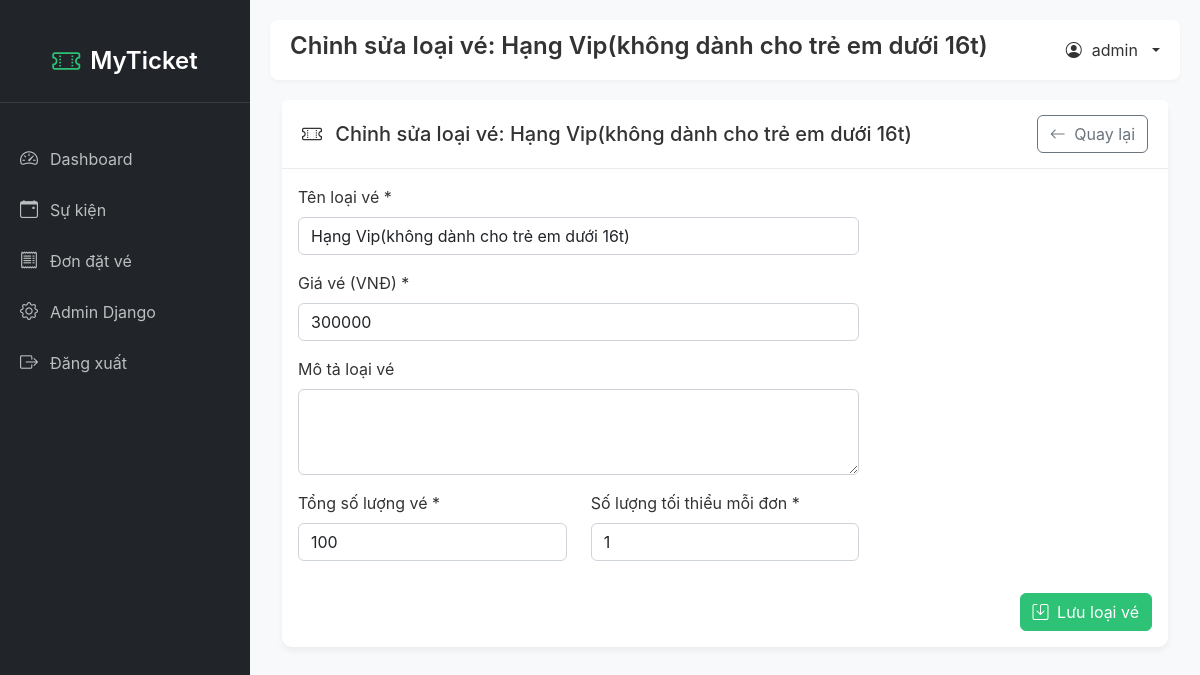
The page /admin-custom/ticket-types/10/edit/ (signed in) on the database its author committed.
### app/models.py (models this page shows, shortened)
class TicketType(models.Model):
    session = models.ForeignKey(EventSession, on_delete=models.CASCADE, related_name='ticket_types', verbose_name="Mốc thời gian")
    name = models.CharField(max_length=100, verbose_name="Tên loại vé")
    price = models.DecimalField(max_digits=10, decimal_places=0, verbose_name="Giá vé")
    description = models.TextField(blank=True, null=True, verbose_name="Mô tả")
    quantity = models.PositiveIntegerField(default=100, verbose_name="Số lượng vé")
    min_quantity_per_order = models.PositiveIntegerField(default=1, verbose_name="Số lượng vé tối thiểu mỗi đơn")
    max_quantity_per_order = models.PositiveIntegerField(default=10, verbose_name="Số lượng vé tối đa mỗi đơn")
    sale_start_time = models.DateTimeField(verbose_name="Thời gian bắt đầu bán vé", default=timezone.now)
    sale_end_time = models.DateTimeField(verbose_name="Thời gian kết thúc bán vé")
    ticket_info = models.TextField(blank=True, null=True, verbose_name="Thông tin vé bổ sung")
    ticket_image = models.ImageField(upload_to='tickets/images/', verbose_name="Hình ảnh vé", blank=True, null=True)
    class Meta:
        verbose_name = "Loại vé"
        verbose_name_plural = "Loại vé"

### admin_custom/views.py (the view)
# urls.py: path('ticket-types/<int:ticket_type_id>/edit/', views.ticket_type_edit, name='ticket_type_edit'),
@login_required(login_url='/admin-custom/login/')
def ticket_type_edit(request, ticket_type_id):
    ticket_type = get_object_or_404(TicketType, id=ticket_type_id)
    session = ticket_type.session
    event = session.event
    TicketTypeForm = modelform_factory(TicketType, exclude=['session'], widgets={
        'name': TextInput(attrs={'class': 'form-control'}),
        'price': NumberInput(attrs={'class': 'form-control'}),
        'description': Textarea(attrs={'class': 'form-control wysiwyg-editor', 'rows': 3}),
        'quantity': NumberInput(attrs={'class': 'form-control'}),
        'min_quantity_per_order': NumberInput(attrs={'class': 'form-control'})
    })
    if request.method == 'POST':
        form = TicketTypeForm(request.POST, instance=ticket_type)
        if form.is_valid():
            form.save()
            messages.success(request, f'Loại vé "{ticket_type.name}" đã được cập nhật.')
            return redirect('admin_custom:event_detail', event_id=event.id)
    else:
        form = TicketTypeForm(instance=ticket_type)
    context = {
        'form': form,
        'event': event,
        'session': session,
        'ticket_type': ticket_type,
        'title': f'Chỉnh sửa loại vé: {ticket_type.name}'
    }
    return render(request, 'admin_custom/ticket_type_form.html', context)

### admin_custom/templates/admin_custom/ticket_type_form.html (shortened to what this page needs)
{% extends 'admin_custom/base.html' %}
{% block page_title %}{{ title }}{% endblock %}
{% block content %}
<div class="container-fluid">
    <div class="card">
        <div class="card-header d-flex justify-content-between align-items-center">
            <h5 class="mb-0">
                <i class="bi bi-ticket-perforated me-2"></i> {{ title }}
            </h5>
            <a href="{% url 'admin_custom:event_detail' event.id %}" class="btn btn-outline-secondary">
                <i class="bi bi-arrow-left me-1"></i> Quay lại
            </a>
        </div>
        <div class="card-body">
            <form method="post">
                <div class="row">
                    <div class="col-lg-8">
                        <div class="mb-3">
                            <label for="{{ form.name.id_for_label }}" class="form-label">Tên loại vé *</label>
                            {{ form.name }}
                        </div>
                        <div class="mb-3">
                            <label for="{{ form.price.id_for_label }}" class="form-label">Giá vé (VNĐ) *</label>
                            {{ form.price }}
                        </div>
                        <div class="mb-3">
                            <label for="{{ form.description.id_for_label }}" class="form-label">Mô tả loại vé</label>
                            {{ form.description }}
                        </div>
                        <div class="row">
                            <div class="col-md-6">
                                <div class="mb-3">
                                    <label for="{{ form.quantity.id_for_label }}" class="form-label">Tổng số lượng vé *</label>
                                    {{ form.quantity }}
                                </div>
                            </div>
                            <div class="col-md-6">
                                <div class="mb-3">
                                    <label for="{{ form.min_quantity_per_order.id_for_label }}" class="form-label">Số lượng tối thiểu mỗi đơn *</label>
                                    {{ form.min_quantity_per_order }}
                                </div>
                            </div>
                        </div>
                    </div>
                </div>
                <div class="text-end mt-3">
                    <button type="submit" class="btn btn-primary">
                        <i class="bi bi-save me-1"></i> Lưu loại vé
                    </button>                </div>
            </form>
        </div>
    </div>
</div>
{% endblock %}

### admin_custom/templates/admin_custom/base.html (shortened to what this page needs)
{% load static %}
<!DOCTYPE html>
<html lang="vi">
<head>
    <link href="https://cdn.jsdelivr.net/npm/bootstrap@5.2.3/dist/css/bootstrap.min.css" rel="stylesheet">
    <link rel="stylesheet" href="https://cdn.jsdelivr.net/npm/bootstrap-icons@1.10.0/font/bootstrap-icons.css">
</head>
<body>
    <div class="sidebar">
        <div class="sidebar-header">
            <a href="{% url 'admin_custom:dashboard' %}" class="sidebar-brand">
                <i class="bi bi-ticket-perforated"></i>
                <span>MyTicket</span>
            </a>
        </div>
        <ul class="sidebar-menu">
            <li>
                <a href="{% url 'admin_custom:dashboard' %}" class="{% if request.path == '/admin-custom/' %}active{% endif %}">
                    <i class="bi bi-speedometer2"></i>
                    <span>Dashboard</span>
                </a>
            </li>
            <li>
                <a href="{% url 'admin_custom:event_list' %}" class="{% if '/admin-custom/events/' in request.path %}active{% endif %}">
                    <i class="bi bi-calendar-event"></i>
                    <span>Sự kiện</span>
                </a>
            </li>
            <li>
                <a href="{% url 'admin_custom:booking_list' %}" class="{% if '/admin-custom/bookings/' in request.path %}active{% endif %}">
                    <i class="bi bi-receipt"></i>
                    <span>Đơn đặt vé</span>
                </a>
            </li>
            <li>
                <a href="/admin/">
                    <i class="bi bi-gear"></i>
                    <span>Admin Django</span>
                </a>
            </li>
            <li>
                <a href="{% url 'admin_custom:logout' %}">
                    <i class="bi bi-box-arrow-right"></i>
                    <span>Đăng xuất</span>
                </a>
            </li>
        </ul>
    </div>
    <div class="main-content">
        <div class="header">
            <h1 class="page-title">{% block page_title %}Dashboard{% endblock %}</h1>
            <div class="user-dropdown">
                <a href="#" class="dropdown-toggle" data-bs-toggle="dropdown">
                    <i class="bi bi-person-circle"></i>
                    <span>{{ request.user.username }}</span>
                </a>
            </div>
        </div>
        {% block content %}{% endblock %}
    </div>
</body>
</html>

### admin_custom/templates/admin_custom/base.html (style rules this page uses)
:root { --primary-color: #2dc275; --primary-hover: #239a5f; --sidebar-width: 250px; --header-height: 60px; }
body { font-family: 'Inter', 'Nunito', sans-serif; background-color: #f8f9fa; color: #333; }
.sidebar { width: var(--sidebar-width); height: 100vh; position: fixed; left: 0; top: 0; background-color: #212529; color: #fff; padding: 20px 0; transition: all 0.3s; z-index: 999; }
.sidebar-header { padding: 20px; text-align: center; border-bottom: 1px solid rgba(255, 255, 255, 0.1); }
.sidebar-brand { font-size: 24px; font-weight: 600; color: #fff; display: flex; align-items: center; justify-content: center; text-decoration: none; }
.sidebar-brand i { color: var(--primary-color); font-size: 28px; margin-right: 10px; }
.sidebar-menu { padding: 0; list-style: none; margin-top: 30px; }
.sidebar-menu li { padding: 0; margin: 0; }
.sidebar-menu li a { padding: 12px 20px; color: rgba(255, 255, 255, 0.7); display: flex; align-items: center; transition: all 0.3s; text-decoration: none; }
.sidebar-menu li a i { margin-right: 12px; font-size: 18px; }
.main-content { margin-left: var(--sidebar-width); min-height: 100vh; padding: 20px; transition: all 0.3s; }
.header { background-color: #fff; height: var(--header-height); padding: 0 20px; display: flex; align-items: center; justify-content: space-between; box-shadow: 0 2px 4px rgba(0, 0, 0, 0.04); margin-bottom: 20px; border-radius: 8px; }
.page-title { font-size: 24px; font-weight: 600; color: #333; }
.user-dropdown { position: relative; }
.user-dropdown > a { color: #333; text-decoration: none; display: flex; align-items: center; gap: 10px; }
.btn-primary { background-color: var(--primary-color); border-color: var(--primary-color); }
.card { border: none; border-radius: 10px; box-shadow: 0 4px 6px rgba(0, 0, 0, 0.05); margin-bottom: 20px; }
.card-header { background-color: #fff; border-bottom: 1px solid rgba(0, 0, 0, 0.08); padding: 15px 20px; font-weight: 600; font-size: 18px; }

### rows shown on the page
TicketType: name "Hạng Vip(không dành cho trẻ em dưới 16t)", price "300000", quantity "100", min_quantity_per_order "1"

### other values the page prints
{{ title }} "Chỉnh sửa loại vé: Hạng Vip(không dành cho trẻ em dưới 16t)"
{{ request.user.username }} "admin"
